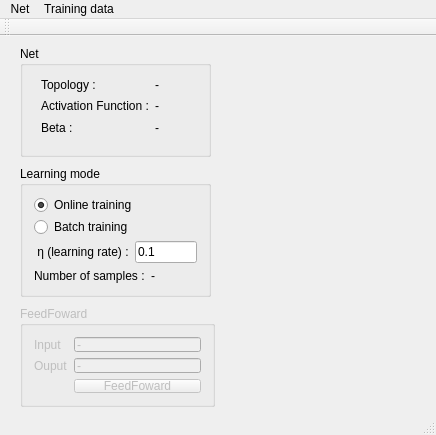
<?xml version="1.0" encoding="UTF-8"?>
<ui version="4.0">
 <class>MainWindow</class>
 <widget class="QMainWindow" name="MainWindow">
  <property name="geometry">
   <rect>
    <x>0</x>
    <y>0</y>
    <width>436</width>
    <height>435</height>
   </rect>
  </property>
  <property name="windowTitle">
   <string>Multi Layer Perceptron</string>
  </property>
  <widget class="QWidget" name="centralWidget">
   <widget class="QGroupBox" name="groupBoxNet">
    <property name="geometry">
     <rect>
      <x>20</x>
      <y>10</y>
      <width>191</width>
      <height>111</height>
     </rect>
    </property>
    <property name="title">
     <string>Net</string>
    </property>
    <widget class="QWidget" name="gridLayoutWidget">
     <property name="geometry">
      <rect>
       <x>10</x>
       <y>20</y>
       <width>160</width>
       <height>80</height>
      </rect>
     </property>
     <layout class="QGridLayout" name="gridLayout">
      <item row="0" column="0">
       <widget class="QLabel" name="label">
        <property name="text">
         <string>Topology :</string>
        </property>
       </widget>
      </item>
      <item row="0" column="1">
       <widget class="QLabel" name="textBoxTopology">
        <property name="sizePolicy">
         <sizepolicy hsizetype="Preferred" vsizetype="Preferred">
          <horstretch>0</horstretch>
          <verstretch>0</verstretch>
         </sizepolicy>
        </property>
        <property name="text">
         <string>-</string>
        </property>
       </widget>
      </item>
      <item row="1" column="1">
       <widget class="QLabel" name="textBoxActFun">
        <property name="text">
         <string>-</string>
        </property>
       </widget>
      </item>
      <item row="1" column="0">
       <widget class="QLabel" name="label_2">
        <property name="text">
         <string>Activation Function :</string>
        </property>
       </widget>
      </item>
      <item row="2" column="0">
       <widget class="QLabel" name="label_3">
        <property name="text">
         <string>Beta : </string>
        </property>
       </widget>
      </item>
      <item row="2" column="1">
       <widget class="QLabel" name="textBoxBeta">
        <property name="text">
         <string>-</string>
        </property>
       </widget>
      </item>
     </layout>
    </widget>
   </widget>
   <widget class="QGroupBox" name="groupBoxData">
    <property name="geometry">
     <rect>
      <x>20</x>
      <y>130</y>
      <width>191</width>
      <height>131</height>
     </rect>
    </property>
    <property name="title">
     <string>Learning mode</string>
    </property>
    <layout class="QGridLayout" name="gridLayout_2">
     <item row="0" column="0">
      <layout class="QVBoxLayout" name="verticalLayout">
       <item>
        <widget class="QRadioButton" name="radioButtonOnline">
         <property name="text">
          <string>Online training</string>
         </property>
         <property name="checked">
          <bool>true</bool>
         </property>
        </widget>
       </item>
       <item>
        <widget class="QRadioButton" name="radioButtonBatch">
         <property name="text">
          <string>Batch training</string>
         </property>
        </widget>
       </item>
      </layout>
     </item>
     <item row="2" column="0">
      <layout class="QHBoxLayout" name="horizontalLayout_4">
       <item>
        <widget class="QLabel" name="label_4">
         <property name="text">
          <string>Number of samples :</string>
         </property>
        </widget>
       </item>
       <item>
        <widget class="QLabel" name="textBoxSamplesNumber">
         <property name="text">
          <string>-</string>
         </property>
        </widget>
       </item>
      </layout>
     </item>
     <item row="1" column="0">
      <layout class="QHBoxLayout" name="horizontalLayout">
       <item>
        <widget class="QLabel" name="label_7">
         <property name="text">
          <string> η (learning rate) :</string>
         </property>
        </widget>
       </item>
       <item>
        <widget class="QLineEdit" name="learningRateTextBox">
         <property name="text">
          <string>0.1</string>
         </property>
        </widget>
       </item>
      </layout>
     </item>
    </layout>
   </widget>
   <widget class="QGroupBox" name="groupBoxFeedFoward">
    <property name="enabled">
     <bool>false</bool>
    </property>
    <property name="geometry">
     <rect>
      <x>20</x>
      <y>270</y>
      <width>195</width>
      <height>101</height>
     </rect>
    </property>
    <property name="title">
     <string>FeedFoward</string>
    </property>
    <layout class="QGridLayout" name="gridLayout_3">
     <item row="0" column="2">
      <widget class="QLineEdit" name="inputTextBox">
       <property name="text">
        <string>-</string>
       </property>
      </widget>
     </item>
     <item row="1" column="2">
      <widget class="QLineEdit" name="outputTextBox">
       <property name="text">
        <string>-</string>
       </property>
       <property name="frame">
        <bool>true</bool>
       </property>
       <property name="readOnly">
        <bool>true</bool>
       </property>
       <property name="clearButtonEnabled">
        <bool>false</bool>
       </property>
      </widget>
     </item>
     <item row="0" column="0">
      <widget class="QLabel" name="label_5">
       <property name="text">
        <string>Input</string>
       </property>
      </widget>
     </item>
     <item row="1" column="0">
      <widget class="QLabel" name="label_6">
       <property name="text">
        <string>Ouput</string>
       </property>
      </widget>
     </item>
     <item row="2" column="2">
      <widget class="QPushButton" name="pushButton">
       <property name="text">
        <string>FeedFoward</string>
       </property>
      </widget>
     </item>
    </layout>
   </widget>
  </widget>
  <widget class="QMenuBar" name="menuBar">
   <property name="geometry">
    <rect>
     <x>0</x>
     <y>0</y>
     <width>436</width>
     <height>21</height>
    </rect>
   </property>
   <widget class="QMenu" name="menuNet">
    <property name="title">
     <string>Net</string>
    </property>
    <addaction name="actionSet_new_Net"/>
   </widget>
   <widget class="QMenu" name="menuTraining_data">
    <property name="title">
     <string>Training data</string>
    </property>
    <addaction name="actionSet_data"/>
   </widget>
   <addaction name="menuNet"/>
   <addaction name="menuTraining_data"/>
  </widget>
  <widget class="QToolBar" name="mainToolBar">
   <attribute name="toolBarArea">
    <enum>TopToolBarArea</enum>
   </attribute>
   <attribute name="toolBarBreak">
    <bool>false</bool>
   </attribute>
  </widget>
  <widget class="QStatusBar" name="statusBar"/>
  <action name="actionSet_new_Net">
   <property name="text">
    <string>Set new Net</string>
   </property>
  </action>
  <action name="actionSet_data">
   <property name="text">
    <string>Set data</string>
   </property>
  </action>
  <action name="actionLearning_options">
   <property name="text">
    <string>Learning options</string>
   </property>
  </action>
 </widget>
 <layoutdefault spacing="6" margin="11"/>
 <resources/>
 <connections>
  <connection>
   <sender>actionSet_new_Net</sender>
   <signal>triggered()</signal>
   <receiver>MainWindow</receiver>
   <slot>createNewNetWindow()</slot>
   <hints>
    <hint type="sourcelabel">
     <x>-1</x>
     <y>-1</y>
    </hint>
    <hint type="destinationlabel">
     <x>199</x>
     <y>149</y>
    </hint>
   </hints>
  </connection>
  <connection>
   <sender>actionSet_data</sender>
   <signal>triggered()</signal>
   <receiver>MainWindow</receiver>
   <slot>createSetTrainDataDialog()</slot>
   <hints>
    <hint type="sourcelabel">
     <x>-1</x>
     <y>-1</y>
    </hint>
    <hint type="destinationlabel">
     <x>199</x>
     <y>149</y>
    </hint>
   </hints>
  </connection>
 </connections>
 <slots>
  <slot>createNewNetWindow()</slot>
  <slot>createSetTrainDataDialog()</slot>
 </slots>
</ui>
